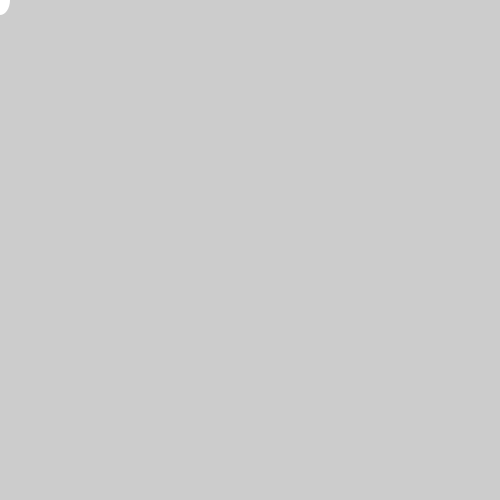
Frame 1 (no input)
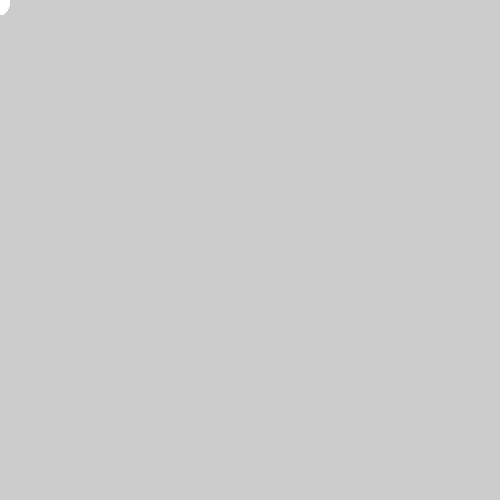
Frame 60 (the mouse pressed at the canvas centre just before this capture)
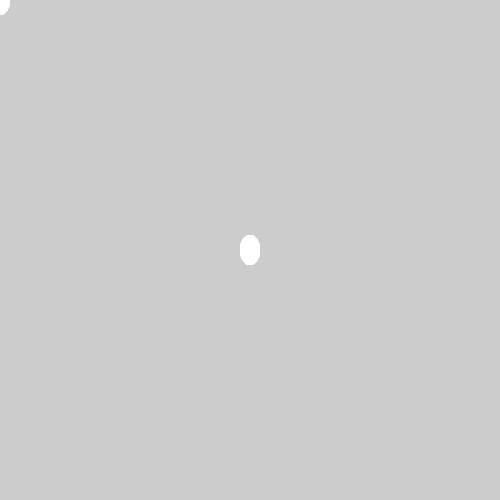
Frame 120 (the mouse held since frame 60 and released just before this capture)

The Processing sketch that drew these frames (run headless with seeded random() and noise(); from frame 60 on, the mouse is pressed at the canvas centre):

// Processing sketch: processing_45752
// ── processing_45752.pde

void setup() {
  size(500,500);
  noStroke();
  smooth();
}

void draw() { 
  ellipse (mouseX,mouseY,20,30);
}

void mousePressed() {
  if (mouseButton == LEFT) {
    fill(0);
  }

  if (mouseButton == RIGHT) {
    fill(255);
  } 

  if (mouseButton==CENTER) {
    fill(126);
  }
}

                
                
